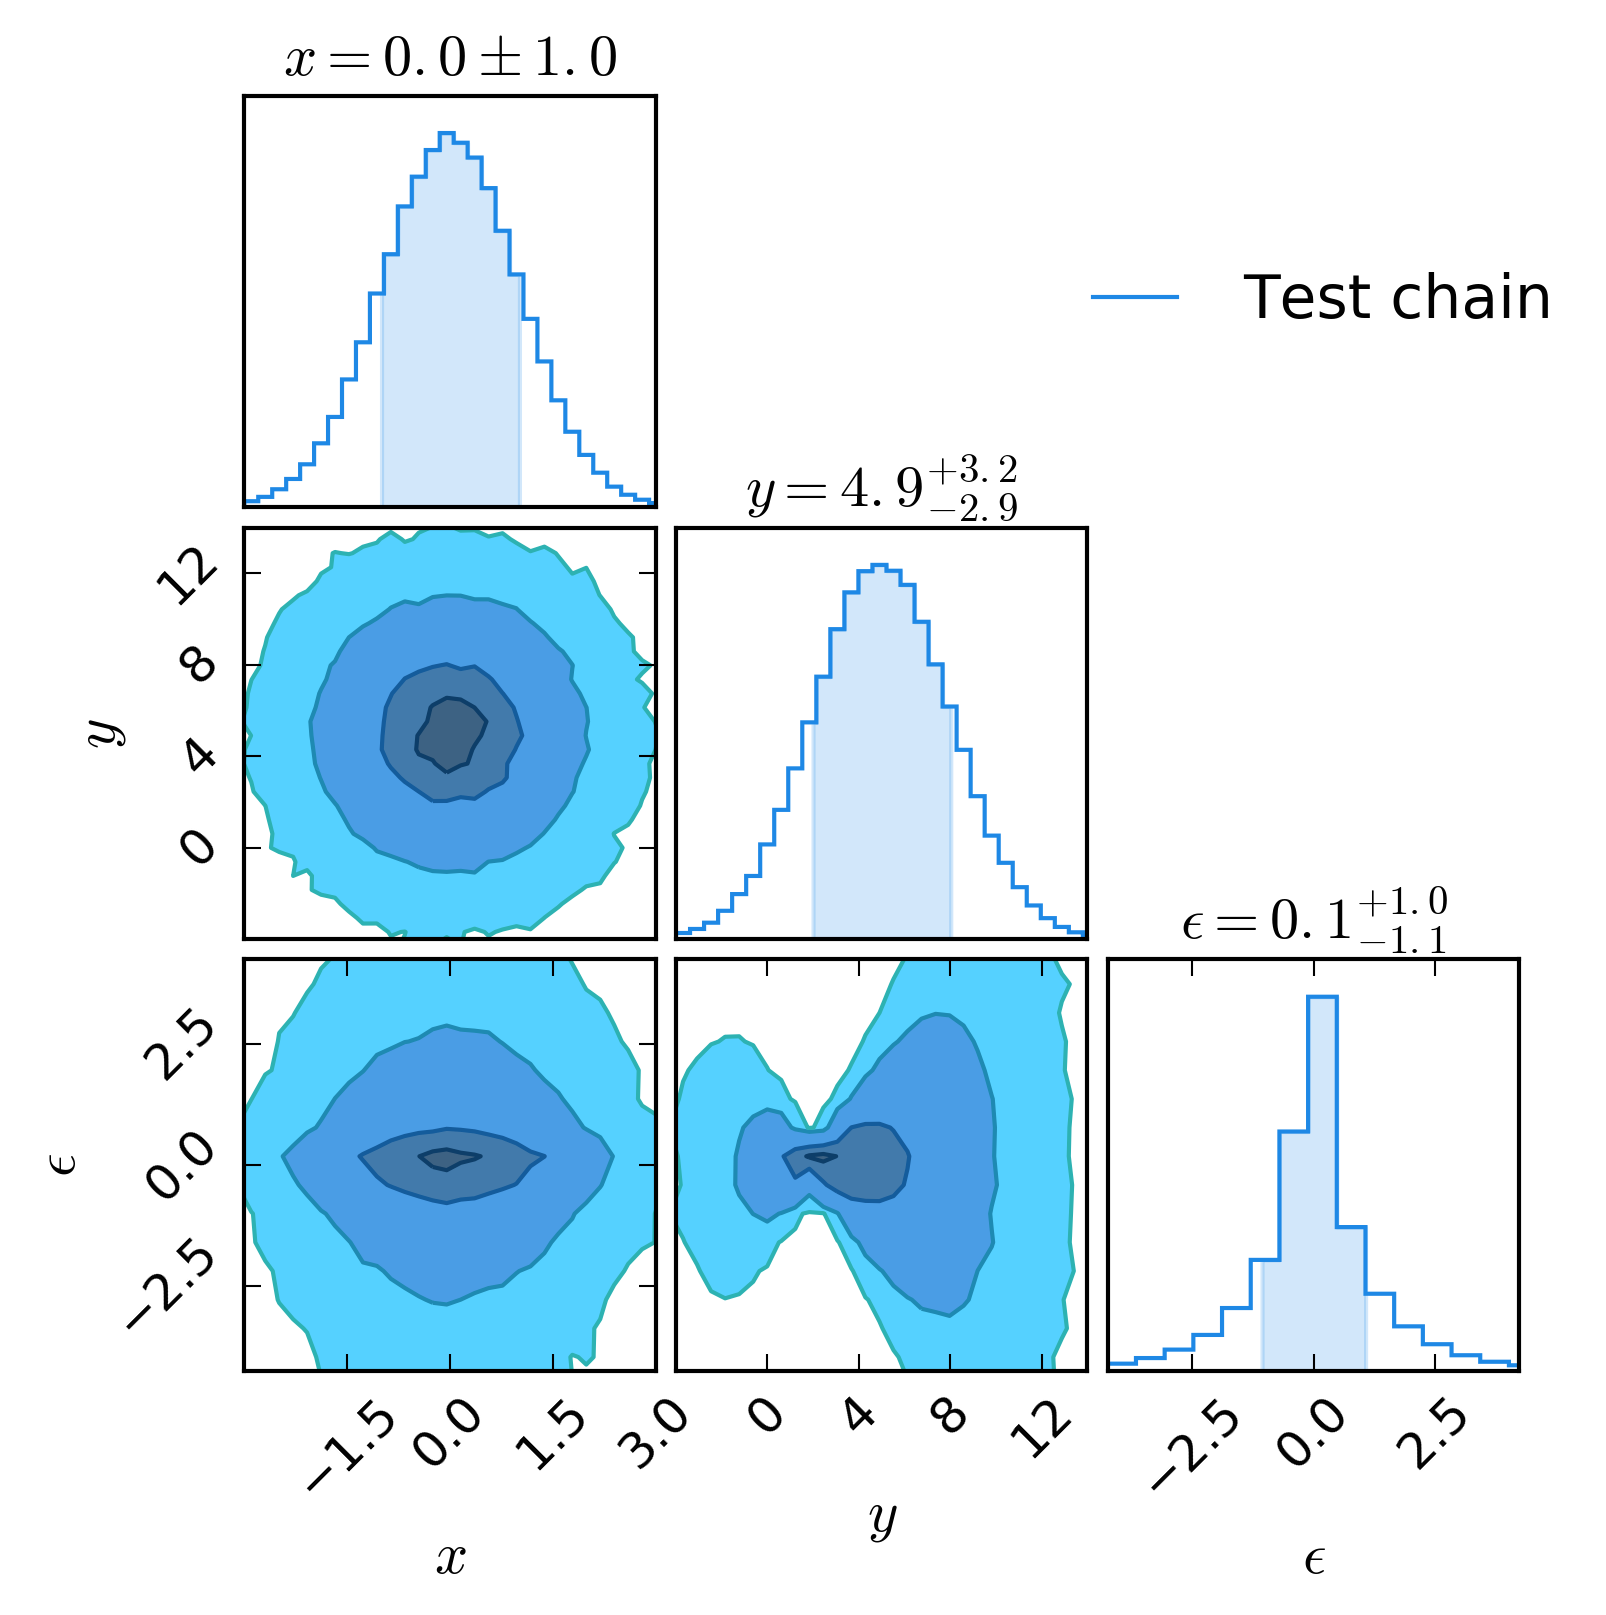

Source code (Python):
import numpy as np
from chain import ChainConsumer


class DemoOneChain:
    """ The single chain demo for Chain Consumer. Dummy class used to get documentation caught by ``sphinx-apidoc``,
    it servers no other purpose.

    Running this file in python creates a random data set, representing a single MCMC chain, such as you might get from ``emcee``.

    First, we create a consumer and load the chain, and tell it to plot the chain without knowing the parameter labels.
    It is set to so that the plot should pop up. To continue running the code, close the plot.

    The second thing we do is create a different consumer, and load the chain into it. We also supply the
    parameter labels. By default, as we only have a single chain, contours are filled, the marginalised
    histograms are shaded, and the best fit parameter bounds are shown as axis titles.

    The plot for this is saved to the png file below:

    .. figure::     ../dessn/chain/demoOneChain.png
        :align:     center

    """
    def __init__(self):
        pass


if __name__ == "__main__":
    ndim, nsamples = 3, 200000
    np.random.seed(1)
    data = np.random.randn(nsamples, ndim)
    data[:, 2] += data[:, 1] * data[:, 2]
    data[:, 1] = data[:, 1] * 3 + 5

    # You can plot the data directly without worrying about labels
    # Code follows the fluent pattern, so you can string calls together
    ChainConsumer().add_chain(data).plot(display=True)

    # If you pass in parameter labels and only one chain, you can also get parameter bounds
    ChainConsumer().add_chain(data, parameters=["$x$", "$y$", r"$\epsilon$"], name="Test chain").plot(filename="demoOneChain.png")
